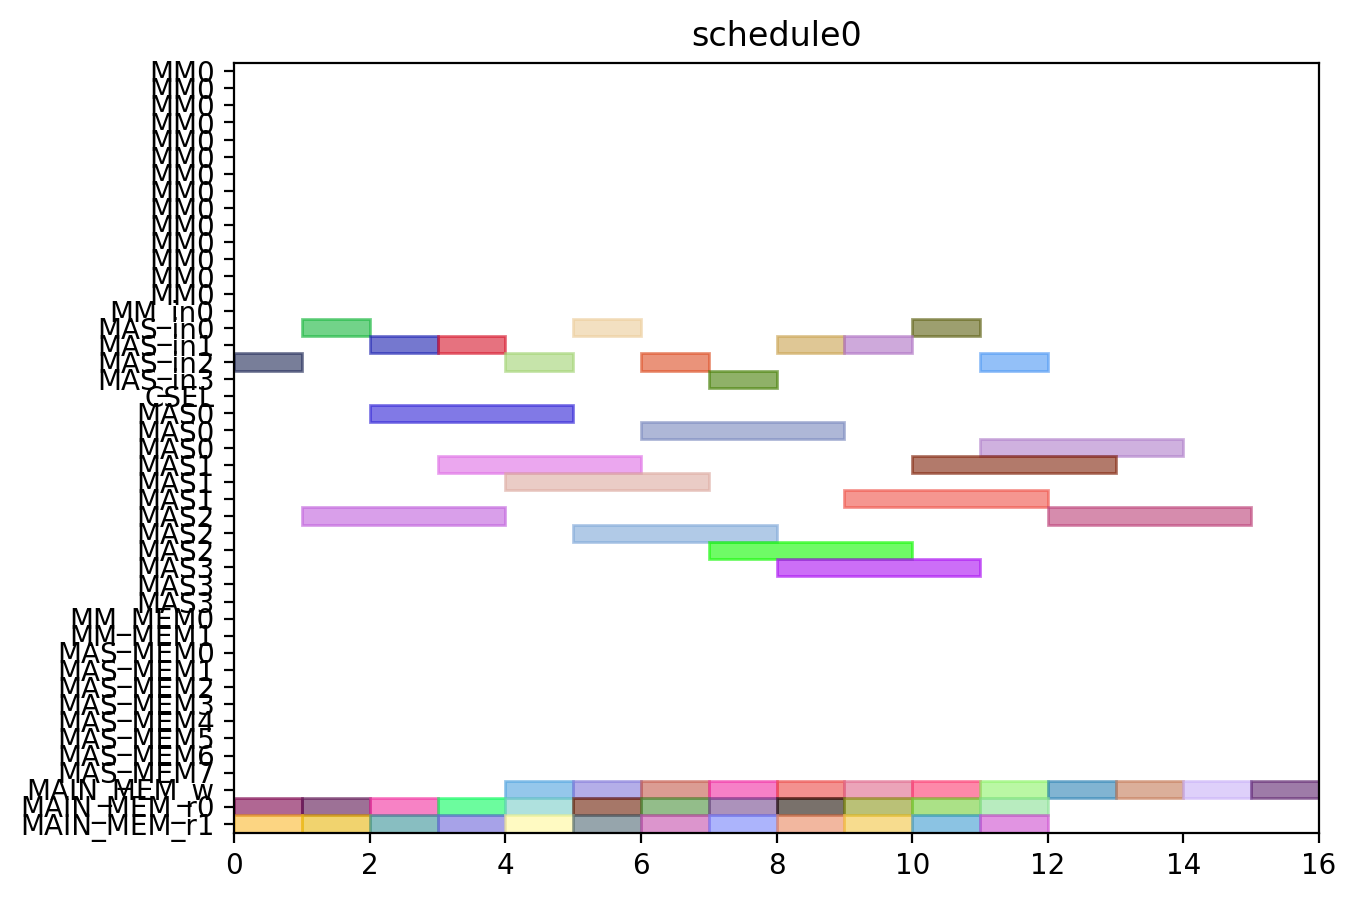

Here is the Python script that generated this plot:
from pyschedule import Scenario, solvers, plotters, alt


def solve():
	horizon = 120
	S = Scenario("schedule0", horizon=horizon)

	# resource
	MM = S.Resources('MM', num=1, size=14)
	MM_in = S.Resources('MM_in', num=1)
	MAS_in = S.Resources('MAS_in', num=4)
	CSEL = S.Resource('CSEL')
	MAS = S.Resources('MAS', num=4, size=3, periods=range(1, horizon))
	MM_MEM = S.Resources('MM_MEM', num=2)
	MAS_MEM = S.Resources('MAS_MEM', num=8)
	MAIN_MEM_w = S.Resource('MAIN_MEM_w', size=1)
	MAIN_MEM_r = S.Resources('MAIN_MEM_r', num=2)

	# result of previous scheduling

	# new tasks
	c000 = S.Task('c000', length=3, delay_cost=1)
	c000 += alt(MAS)
	c000_in = S.Task('c000_in', length=1, delay_cost=1)
	c000_in += alt(MAS_in)
	S += c000_in*MAS_in[0]<=c000*MAS[0]

	S += c000_in*MAS_in[1]<=c000*MAS[1]

	S += c000_in*MAS_in[2]<=c000*MAS[2]

	S += c000_in*MAS_in[3]<=c000*MAS[3]

	S += 0<c000

	c000_w = S.Task('c000_w', length=1, delay_cost=1)
	c000_w += alt(MAIN_MEM_w)
	S += c000 <= c000_w

	c000_mem0 = S.Task('c000_mem0', length=1, delay_cost=1)
	c000_mem0 += MAIN_MEM_r[0]
	S += c000_mem0 <= c000

	c000_mem1 = S.Task('c000_mem1', length=1, delay_cost=1)
	c000_mem1 += MAIN_MEM_r[1]
	S += c000_mem1 <= c000

	c001 = S.Task('c001', length=3, delay_cost=1)
	c001 += alt(MAS)
	c001_in = S.Task('c001_in', length=1, delay_cost=1)
	c001_in += alt(MAS_in)
	S += c001_in*MAS_in[0]<=c001*MAS[0]

	S += c001_in*MAS_in[1]<=c001*MAS[1]

	S += c001_in*MAS_in[2]<=c001*MAS[2]

	S += c001_in*MAS_in[3]<=c001*MAS[3]

	S += 0<c001

	c001_w = S.Task('c001_w', length=1, delay_cost=1)
	c001_w += alt(MAIN_MEM_w)
	S += c001 <= c001_w

	c001_mem0 = S.Task('c001_mem0', length=1, delay_cost=1)
	c001_mem0 += MAIN_MEM_r[0]
	S += c001_mem0 <= c001

	c001_mem1 = S.Task('c001_mem1', length=1, delay_cost=1)
	c001_mem1 += MAIN_MEM_r[1]
	S += c001_mem1 <= c001

	c010 = S.Task('c010', length=3, delay_cost=1)
	c010 += alt(MAS)
	c010_in = S.Task('c010_in', length=1, delay_cost=1)
	c010_in += alt(MAS_in)
	S += c010_in*MAS_in[0]<=c010*MAS[0]

	S += c010_in*MAS_in[1]<=c010*MAS[1]

	S += c010_in*MAS_in[2]<=c010*MAS[2]

	S += c010_in*MAS_in[3]<=c010*MAS[3]

	S += 0<c010

	c010_w = S.Task('c010_w', length=1, delay_cost=1)
	c010_w += alt(MAIN_MEM_w)
	S += c010 <= c010_w

	c010_mem0 = S.Task('c010_mem0', length=1, delay_cost=1)
	c010_mem0 += MAIN_MEM_r[0]
	S += c010_mem0 <= c010

	c010_mem1 = S.Task('c010_mem1', length=1, delay_cost=1)
	c010_mem1 += MAIN_MEM_r[1]
	S += c010_mem1 <= c010

	c011 = S.Task('c011', length=3, delay_cost=1)
	c011 += alt(MAS)
	c011_in = S.Task('c011_in', length=1, delay_cost=1)
	c011_in += alt(MAS_in)
	S += c011_in*MAS_in[0]<=c011*MAS[0]

	S += c011_in*MAS_in[1]<=c011*MAS[1]

	S += c011_in*MAS_in[2]<=c011*MAS[2]

	S += c011_in*MAS_in[3]<=c011*MAS[3]

	S += 0<c011

	c011_w = S.Task('c011_w', length=1, delay_cost=1)
	c011_w += alt(MAIN_MEM_w)
	S += c011 <= c011_w

	c011_mem0 = S.Task('c011_mem0', length=1, delay_cost=1)
	c011_mem0 += MAIN_MEM_r[0]
	S += c011_mem0 <= c011

	c011_mem1 = S.Task('c011_mem1', length=1, delay_cost=1)
	c011_mem1 += MAIN_MEM_r[1]
	S += c011_mem1 <= c011

	c100 = S.Task('c100', length=3, delay_cost=1)
	c100 += alt(MAS)
	c100_in = S.Task('c100_in', length=1, delay_cost=1)
	c100_in += alt(MAS_in)
	S += c100_in*MAS_in[0]<=c100*MAS[0]

	S += c100_in*MAS_in[1]<=c100*MAS[1]

	S += c100_in*MAS_in[2]<=c100*MAS[2]

	S += c100_in*MAS_in[3]<=c100*MAS[3]

	S += 0<c100

	c100_w = S.Task('c100_w', length=1, delay_cost=1)
	c100_w += alt(MAIN_MEM_w)
	S += c100 <= c100_w

	c100_mem0 = S.Task('c100_mem0', length=1, delay_cost=1)
	c100_mem0 += MAIN_MEM_r[0]
	S += c100_mem0 <= c100

	c100_mem1 = S.Task('c100_mem1', length=1, delay_cost=1)
	c100_mem1 += MAIN_MEM_r[1]
	S += c100_mem1 <= c100

	c101 = S.Task('c101', length=3, delay_cost=1)
	c101 += alt(MAS)
	c101_in = S.Task('c101_in', length=1, delay_cost=1)
	c101_in += alt(MAS_in)
	S += c101_in*MAS_in[0]<=c101*MAS[0]

	S += c101_in*MAS_in[1]<=c101*MAS[1]

	S += c101_in*MAS_in[2]<=c101*MAS[2]

	S += c101_in*MAS_in[3]<=c101*MAS[3]

	S += 0<c101

	c101_w = S.Task('c101_w', length=1, delay_cost=1)
	c101_w += alt(MAIN_MEM_w)
	S += c101 <= c101_w

	c101_mem0 = S.Task('c101_mem0', length=1, delay_cost=1)
	c101_mem0 += MAIN_MEM_r[0]
	S += c101_mem0 <= c101

	c101_mem1 = S.Task('c101_mem1', length=1, delay_cost=1)
	c101_mem1 += MAIN_MEM_r[1]
	S += c101_mem1 <= c101

	c110 = S.Task('c110', length=3, delay_cost=1)
	c110 += alt(MAS)
	c110_in = S.Task('c110_in', length=1, delay_cost=1)
	c110_in += alt(MAS_in)
	S += c110_in*MAS_in[0]<=c110*MAS[0]

	S += c110_in*MAS_in[1]<=c110*MAS[1]

	S += c110_in*MAS_in[2]<=c110*MAS[2]

	S += c110_in*MAS_in[3]<=c110*MAS[3]

	S += 0<c110

	c110_w = S.Task('c110_w', length=1, delay_cost=1)
	c110_w += alt(MAIN_MEM_w)
	S += c110 <= c110_w

	c110_mem0 = S.Task('c110_mem0', length=1, delay_cost=1)
	c110_mem0 += MAIN_MEM_r[0]
	S += c110_mem0 <= c110

	c110_mem1 = S.Task('c110_mem1', length=1, delay_cost=1)
	c110_mem1 += MAIN_MEM_r[1]
	S += c110_mem1 <= c110

	c111 = S.Task('c111', length=3, delay_cost=1)
	c111 += alt(MAS)
	c111_in = S.Task('c111_in', length=1, delay_cost=1)
	c111_in += alt(MAS_in)
	S += c111_in*MAS_in[0]<=c111*MAS[0]

	S += c111_in*MAS_in[1]<=c111*MAS[1]

	S += c111_in*MAS_in[2]<=c111*MAS[2]

	S += c111_in*MAS_in[3]<=c111*MAS[3]

	S += 0<c111

	c111_w = S.Task('c111_w', length=1, delay_cost=1)
	c111_w += alt(MAIN_MEM_w)
	S += c111 <= c111_w

	c111_mem0 = S.Task('c111_mem0', length=1, delay_cost=1)
	c111_mem0 += MAIN_MEM_r[0]
	S += c111_mem0 <= c111

	c111_mem1 = S.Task('c111_mem1', length=1, delay_cost=1)
	c111_mem1 += MAIN_MEM_r[1]
	S += c111_mem1 <= c111

	c200 = S.Task('c200', length=3, delay_cost=1)
	c200 += alt(MAS)
	c200_in = S.Task('c200_in', length=1, delay_cost=1)
	c200_in += alt(MAS_in)
	S += c200_in*MAS_in[0]<=c200*MAS[0]

	S += c200_in*MAS_in[1]<=c200*MAS[1]

	S += c200_in*MAS_in[2]<=c200*MAS[2]

	S += c200_in*MAS_in[3]<=c200*MAS[3]

	S += 0<c200

	c200_w = S.Task('c200_w', length=1, delay_cost=1)
	c200_w += alt(MAIN_MEM_w)
	S += c200 <= c200_w

	c200_mem0 = S.Task('c200_mem0', length=1, delay_cost=1)
	c200_mem0 += MAIN_MEM_r[0]
	S += c200_mem0 <= c200

	c200_mem1 = S.Task('c200_mem1', length=1, delay_cost=1)
	c200_mem1 += MAIN_MEM_r[1]
	S += c200_mem1 <= c200

	c201 = S.Task('c201', length=3, delay_cost=1)
	c201 += alt(MAS)
	c201_in = S.Task('c201_in', length=1, delay_cost=1)
	c201_in += alt(MAS_in)
	S += c201_in*MAS_in[0]<=c201*MAS[0]

	S += c201_in*MAS_in[1]<=c201*MAS[1]

	S += c201_in*MAS_in[2]<=c201*MAS[2]

	S += c201_in*MAS_in[3]<=c201*MAS[3]

	S += 0<c201

	c201_w = S.Task('c201_w', length=1, delay_cost=1)
	c201_w += alt(MAIN_MEM_w)
	S += c201 <= c201_w

	c201_mem0 = S.Task('c201_mem0', length=1, delay_cost=1)
	c201_mem0 += MAIN_MEM_r[0]
	S += c201_mem0 <= c201

	c201_mem1 = S.Task('c201_mem1', length=1, delay_cost=1)
	c201_mem1 += MAIN_MEM_r[1]
	S += c201_mem1 <= c201

	c210 = S.Task('c210', length=3, delay_cost=1)
	c210 += alt(MAS)
	c210_in = S.Task('c210_in', length=1, delay_cost=1)
	c210_in += alt(MAS_in)
	S += c210_in*MAS_in[0]<=c210*MAS[0]

	S += c210_in*MAS_in[1]<=c210*MAS[1]

	S += c210_in*MAS_in[2]<=c210*MAS[2]

	S += c210_in*MAS_in[3]<=c210*MAS[3]

	S += 0<c210

	c210_w = S.Task('c210_w', length=1, delay_cost=1)
	c210_w += alt(MAIN_MEM_w)
	S += c210 <= c210_w

	c210_mem0 = S.Task('c210_mem0', length=1, delay_cost=1)
	c210_mem0 += MAIN_MEM_r[0]
	S += c210_mem0 <= c210

	c210_mem1 = S.Task('c210_mem1', length=1, delay_cost=1)
	c210_mem1 += MAIN_MEM_r[1]
	S += c210_mem1 <= c210

	c211 = S.Task('c211', length=3, delay_cost=1)
	c211 += alt(MAS)
	c211_in = S.Task('c211_in', length=1, delay_cost=1)
	c211_in += alt(MAS_in)
	S += c211_in*MAS_in[0]<=c211*MAS[0]

	S += c211_in*MAS_in[1]<=c211*MAS[1]

	S += c211_in*MAS_in[2]<=c211*MAS[2]

	S += c211_in*MAS_in[3]<=c211*MAS[3]

	S += 0<c211

	c211_w = S.Task('c211_w', length=1, delay_cost=1)
	c211_w += alt(MAIN_MEM_w)
	S += c211 <= c211_w

	c211_mem0 = S.Task('c211_mem0', length=1, delay_cost=1)
	c211_mem0 += MAIN_MEM_r[0]
	S += c211_mem0 <= c211

	c211_mem1 = S.Task('c211_mem1', length=1, delay_cost=1)
	c211_mem1 += MAIN_MEM_r[1]
	S += c211_mem1 <= c211

	solvers.mip.solve(S,msg=1,kind='CPLEX',ratio_gap=1.01)

	solution = [['hoge']*len(S.solution()[1]) for i in range(len(S.solution()))]
	for i in range(len(S.solution())):
		for j in range(len(S.solution()[i])):
			solution[i][j]=str(S.solution()[i][j])
	print(solution)

	cycles = int(solution[-1][3])

	pic_file_name = "/home/mfukuda/ABE/multiRAM_multiMAS_16mux/scheduling_result/stage14MM1_stage3MAS4/CONJ/schedule0.png"
	if(S.solution() != []):
		plotters.matplotlib.plot(S,img_filename=pic_file_name, show_task_labels=False, fig_size=(cycles*0.25+3, 5))

	return solution
